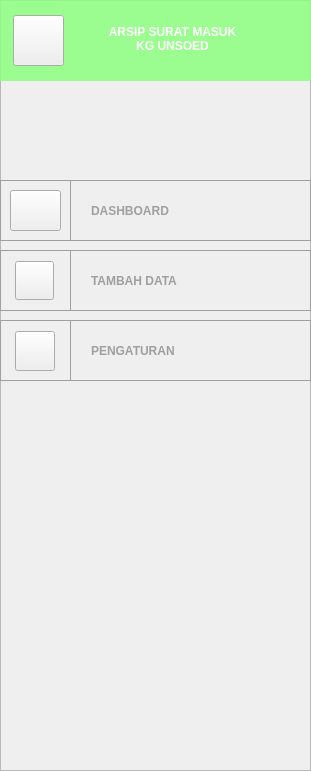
   <widget class="QFrame" name="nav">
    <property name="geometry">
     <rect>
      <x>0</x>
      <y>0</y>
      <width>311</width>
      <height>771</height>
     </rect>
    </property>
    <property name="styleSheet">
     <string notr="true">QFrame#nav{
background-color: rgb(58, 58, 58);
}</string>
    </property>
    <property name="frameShape">
     <enum>QFrame::StyledPanel</enum>
    </property>
    <property name="frameShadow">
     <enum>QFrame::Raised</enum>
    </property>
    <widget class="QLabel" name="headerbg">
     <property name="geometry">
      <rect>
       <x>0</x>
       <y>0</y>
       <width>311</width>
       <height>81</height>
      </rect>
     </property>
     <property name="styleSheet">
      <string notr="true">QLabel#headerbg{
background-color: rgba(141, 255, 128,220);
}</string>
     </property>
     <property name="text">
      <string/>
     </property>
    </widget>
    <widget class="QLabel" name="header">
     <property name="geometry">
      <rect>
       <x>47</x>
       <y>13</y>
       <width>251</width>
       <height>51</height>
      </rect>
     </property>
     <property name="styleSheet">
      <string notr="true">QLabel#header{
font: 12pt &quot;Comic Sans MS&quot;;
color: #ffffff;
font-weight: bold;
}</string>
     </property>
     <property name="text">
      <string>ARSIP SURAT MASUK 
KG UNSOED</string>
     </property>
     <property name="alignment">
      <set>Qt::AlignCenter</set>
     </property>
    </widget>
    <widget class="QPushButton" name="btndashboard">
     <property name="geometry">
      <rect>
       <x>70</x>
       <y>180</y>
       <width>241</width>
       <height>61</height>
      </rect>
     </property>
     <property name="cursor">
      <cursorShape>PointingHandCursor</cursorShape>
     </property>
     <property name="styleSheet">
      <string notr="true">QPushButton#btndashboard{
border: 1px solid #9f9f9f;
padding-left: 20px;
font: 18pt &quot;Comic Sans MS&quot;;
font-weight: bold;
color: #9f9f9f;
text-align: left;
}</string>
     </property>
     <property name="text">
      <string>DASHBOARD</string>
     </property>
    </widget>
    <widget class="QPushButton" name="btntambah">
     <property name="geometry">
      <rect>
       <x>70</x>
       <y>250</y>
       <width>241</width>
       <height>61</height>
      </rect>
     </property>
     <property name="cursor">
      <cursorShape>PointingHandCursor</cursorShape>
     </property>
     <property name="styleSheet">
      <string notr="true">QPushButton#btntambah{
border: 1px solid #9f9f9f;
padding-left: 20px;
font: 18pt &quot;Comic Sans MS&quot;;
font-weight: bold;
color: #9f9f9f;
text-align: left;
}</string>
     </property>
     <property name="text">
      <string>TAMBAH DATA</string>
     </property>
    </widget>
    <widget class="QPushButton" name="btnsetting">
     <property name="geometry">
      <rect>
       <x>70</x>
       <y>320</y>
       <width>241</width>
       <height>61</height>
      </rect>
     </property>
     <property name="cursor">
      <cursorShape>PointingHandCursor</cursorShape>
     </property>
     <property name="styleSheet">
      <string notr="true">QPushButton#btnsetting{
border: 1px solid #9f9f9f;
padding-left: 20px;
font: 18pt &quot;Comic Sans MS&quot;;
font-weight: bold;
color: #9f9f9f;
text-align: left;
}</string>
     </property>
     <property name="text">
      <string>PENGATURAN</string>
     </property>
    </widget>
    <widget class="QPushButton" name="bgdashboard">
     <property name="geometry">
      <rect>
       <x>0</x>
       <y>180</y>
       <width>71</width>
       <height>61</height>
      </rect>
     </property>
     <property name="styleSheet">
      <string notr="true">QPushButton#bgdashboard{
border: 1px solid #9f9f9f;
}</string>
     </property>
     <property name="text">
      <string/>
     </property>
    </widget>
    <widget class="QPushButton" name="bgtambah">
     <property name="geometry">
      <rect>
       <x>0</x>
       <y>250</y>
       <width>71</width>
       <height>61</height>
      </rect>
     </property>
     <property name="styleSheet">
      <string notr="true">QPushButton#bgtambah{
border: 1px solid #9f9f9f;
}</string>
     </property>
     <property name="text">
      <string/>
     </property>
    </widget>
    <widget class="QPushButton" name="bgsetting">
     <property name="geometry">
      <rect>
       <x>0</x>
       <y>320</y>
       <width>71</width>
       <height>61</height>
      </rect>
     </property>
     <property name="styleSheet">
      <string notr="true">QPushButton#bgsetting{
border: 1px solid #9f9f9f;
}</string>
     </property>
     <property name="text">
      <string/>
     </property>
    </widget>
    <widget class="QPushButton" name="icondashboard">
     <property name="geometry">
      <rect>
       <x>10</x>
       <y>190</y>
       <width>51</width>
       <height>41</height>
      </rect>
     </property>
     <property name="cursor">
      <cursorShape>PointingHandCursor</cursorShape>
     </property>
     <property name="styleSheet">
      <string notr="true">QPushButton#icondashboard{
border-image: url(:/images/home.png) 0 0 0 0 stretch stretch;
}</string>
     </property>
     <property name="text">
      <string/>
     </property>
    </widget>
    <widget class="QPushButton" name="icontambah">
     <property name="geometry">
      <rect>
       <x>15</x>
       <y>261</y>
       <width>39</width>
       <height>39</height>
      </rect>
     </property>
     <property name="cursor">
      <cursorShape>PointingHandCursor</cursorShape>
     </property>
     <property name="styleSheet">
      <string notr="true">QPushButton#icontambah{
border-image: url(:/images/add.png) 0 0 0 0 stretch stretch;
}</string>
     </property>
     <property name="text">
      <string/>
     </property>
    </widget>
    <widget class="QPushButton" name="iconsetting">
     <property name="geometry">
      <rect>
       <x>15</x>
       <y>331</y>
       <width>40</width>
       <height>40</height>
      </rect>
     </property>
     <property name="cursor">
      <cursorShape>PointingHandCursor</cursorShape>
     </property>
     <property name="styleSheet">
      <string notr="true">QPushButton#iconsetting{
border-image: url(:/images/setting.png) 0 0 0 0 stretch stretch;
}</string>
     </property>
     <property name="text">
      <string/>
     </property>
    </widget>
    <widget class="QPushButton" name="kglogo">
     <property name="geometry">
      <rect>
       <x>13</x>
       <y>15</y>
       <width>51</width>
       <height>51</height>
      </rect>
     </property>
     <property name="cursor">
      <cursorShape>PointingHandCursor</cursorShape>
     </property>
     <property name="styleSheet">
      <string notr="true">QPushButton#kglogo{
border-image: url(:/images/kg-logo.png) 0 0 0 0 stretch stretch;
}</string>
     </property>
     <property name="text">
      <string/>
     </property>
    </widget>
    <zorder>bgsetting</zorder>
    <zorder>bgtambah</zorder>
    <zorder>bgdashboard</zorder>
    <zorder>headerbg</zorder>
    <zorder>header</zorder>
    <zorder>btndashboard</zorder>
    <zorder>btntambah</zorder>
    <zorder>btnsetting</zorder>
    <zorder>icondashboard</zorder>
    <zorder>icontambah</zorder>
    <zorder>iconsetting</zorder>
    <zorder>kglogo</zorder>
   </widget>
